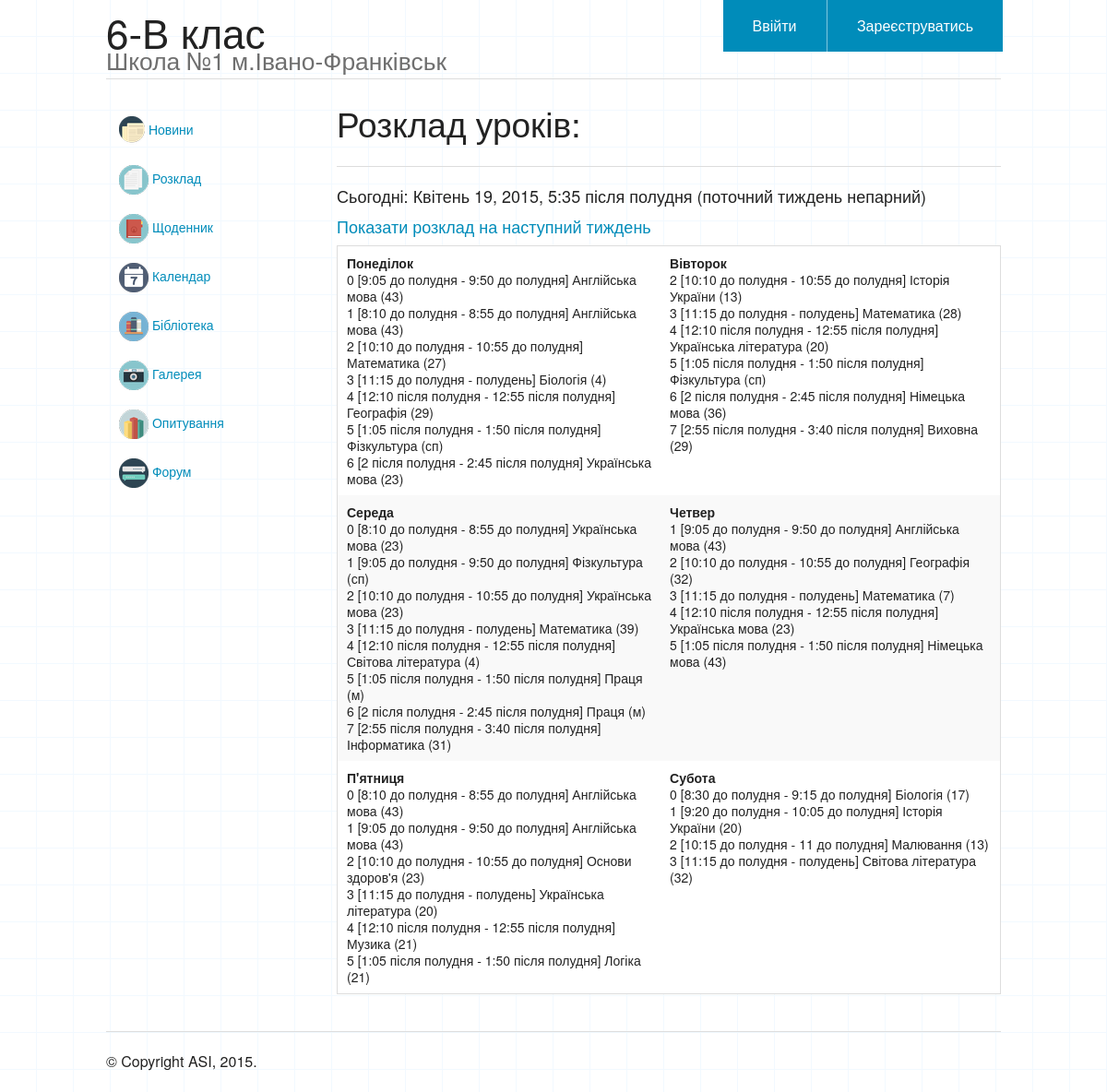
Screenshot of /timetable/ with the database file from the repository.
### timetable/models.py (models this page shows, shortened)
class Timetable(models.Model):
    LessonNumbers = [
        (0, 0),
        (1, 1),
        (2, 2),
        (3, 3),
        (4, 4),
        (5, 5),
        (6, 6),
        (7, 7),
    ]
    Parity = [
        ("0", "П+Н"),
        ("1", "Н"),
        ("2", "П"),
    ]
    lesson = models.ForeignKey(Lessons)
    lessonNumber = models.IntegerField(choices=LessonNumbers,
                                       default=0)
    room = models.CharField(max_length=2)
    begin_time = models.TimeField()
    end_time = models.TimeField()
    week_parity = models.CharField(max_length=1,
                                   choices=Parity,
                                   default="П+Н")
    dayOfWeek = models.ForeignKey(DaysOfWeek)
    class Meta:
        ordering = ["dayOfWeek", "lessonNumber", "lesson"]

class DaysOfWeek(models.Model):
    dayNum = models.IntegerField()
    dayName = models.CharField(max_length=20)
    def __str__(self):
        return self.dayName
    class Meta:
        ordering = ["dayNum"]

class Lessons(models.Model):
    lesson = models.CharField(max_length=40, verbose_name="Урок")
    def __str__(self):
        return self.lesson
    class Meta:
        ordering = ["lesson"]

### timetable/views.py (the view)
# urls.py: url(r'^timetable/', include('timetable.urls')),
def timetable(request, week="this"):
    if week == "this":
        p = getWeekParity()
    else:
        p = getWeekParity(delta=7)
    if p:
        tt_list = Timetable.objects.exclude(week_parity=1)
    else:
        tt_list = Timetable.objects.exclude(week_parity=2)
    today = datetime.today()
    context = {'tt_list': tt_list, 'parity': p, 'today': today, 'week': week}
    return render(request, 'timetable/timetable.html', context)

### timetable/views.py (called while the page is built)
def getWeekParity(forDate=datetime.today(), delta=0):
    forDate += timedelta(days=delta)
    return (int(forDate.strftime("%U")) + 1) % 2 == 0

### timetable/templates/timetable/timetable.html
{% extends "base/base.html" %}
{% block content %}
<h2>Розклад уроків:</h2>
<hr>
<h5> Сьогодні: {{ today }} ({% ifequal week "this" %}поточний {% else %}наступний {% endifequal %}тиждень {% if parity %} парний{% else %} непарний{% endif %})</h5>
<h5><a href="/timetable/{% ifequal week "this" %}next{% else %}this{% endifequal %}/">
Показати розклад на {% ifequal week "this" %}наступний{% else %}поточний{% endifequal %} тиждень</a>
</h5>
{% if tt_list %}
	<table>
    {% for tt in tt_list %}
    	{% ifchanged tt.dayOfWeek %}
    		{% ifequal tt.dayOfWeek.dayName "Середа" %} <tr> {% endifequal %}
    		{% ifequal tt.dayOfWeek.dayName "П'ятниця" %} <tr> {% endifequal %}
			<td><b> {{ tt.dayOfWeek }} </b><br>
	   	{% endifchanged %}
        {{ tt.lessonNumber }} [{{ tt.begin_time }} - {{ tt.end_time }}] {{ tt.lesson }} ({{ tt.room }}) <br>
    {% endfor %}
	</table>
{% endif %}
{% endblock %}

### base/static/base/css/main.css (style rules this page uses)
body { background: url(../images/bg2.gif) repeat; }
td { vertical-align: top; }

### rows the page displays
Timetable: dayOfWeek "Понеділок", lessonNumber "0", begin_time "9:05 до полудня", end_time "9:50 до полудня", lesson "Англійська мова", room "43"
Timetable: lessonNumber "1", begin_time "8:10 до полудня", end_time "8:55 до полудня", lesson "Англійська мова", room "43"
Timetable: lessonNumber "2", begin_time "10:10 до полудня", end_time "10:55 до полудня", lesson "Математика", room "27"
Timetable: lessonNumber "3", begin_time "11:15 до полудня", end_time "полудень", lesson "Біологія", room "4"
Timetable: lessonNumber "4", begin_time "12:10 після полудня", end_time "12:55 після полудня", lesson "Географія", room "29"
Timetable: lessonNumber "5", begin_time "1:05 після полудня", end_time "1:50 після полудня", lesson "Фізкультура", room "сп"
Timetable: lessonNumber "6", begin_time "2 після полудня", end_time "2:45 після полудня", lesson "Українська мова", room "23"
Timetable: dayOfWeek "Вівторок", lessonNumber "2", begin_time "10:10 до полудня", end_time "10:55 до полудня", lesson "Історія України", room "13"
Timetable: lessonNumber "3", begin_time "11:15 до полудня", end_time "полудень", lesson "Математика", room "28"
Timetable: lessonNumber "4", begin_time "12:10 після полудня", end_time "12:55 після полудня", lesson "Українська література", room "20"
Timetable: lessonNumber "5", begin_time "1:05 після полудня", end_time "1:50 після полудня", lesson "Фізкультура", room "сп"
Timetable: lessonNumber "6", begin_time "2 після полудня", end_time "2:45 після полудня", lesson "Німецька мова", room "36"
Timetable: lessonNumber "7", begin_time "2:55 після полудня", end_time "3:40 після полудня", lesson "Виховна", room "29"
Timetable: dayOfWeek "Середа", lessonNumber "0", begin_time "8:10 до полудня", end_time "8:55 до полудня", lesson "Українська мова", room "23"
Timetable: lessonNumber "1", begin_time "9:05 до полудня", end_time "9:50 до полудня", lesson "Фізкультура", room "сп"
Timetable: lessonNumber "2", begin_time "10:10 до полудня", end_time "10:55 до полудня", lesson "Українська мова", room "23"
Timetable: lessonNumber "3", begin_time "11:15 до полудня", end_time "полудень", lesson "Математика", room "39"
Timetable: lessonNumber "4", begin_time "12:10 після полудня", end_time "12:55 після полудня", lesson "Світова література", room "4"
Timetable: lessonNumber "5", begin_time "1:05 після полудня", end_time "1:50 після полудня", lesson "Праця", room "м"
Timetable: lessonNumber "6", begin_time "2 після полудня", end_time "2:45 після полудня", lesson "Праця", room "м"
Timetable: lessonNumber "7", begin_time "2:55 після полудня", end_time "3:40 після полудня", lesson "Інформатика", room "31"
Timetable: dayOfWeek "Четвер", lessonNumber "1", begin_time "9:05 до полудня", end_time "9:50 до полудня", lesson "Англійська мова", room "43"
Timetable: lessonNumber "2", begin_time "10:10 до полудня", end_time "10:55 до полудня", lesson "Географія", room "32"
Timetable: lessonNumber "3", begin_time "11:15 до полудня", end_time "полудень", lesson "Математика", room "7"
Timetable: lessonNumber "4", begin_time "12:10 після полудня", end_time "12:55 після полудня", lesson "Українська мова", room "23"
Timetable: lessonNumber "5", begin_time "1:05 після полудня", end_time "1:50 після полудня", lesson "Німецька мова", room "43"
Timetable: dayOfWeek "П'ятниця", lessonNumber "0", begin_time "8:10 до полудня", end_time "8:55 до полудня", lesson "Англійська мова", room "43"
Timetable: lessonNumber "1", begin_time "9:05 до полудня", end_time "9:50 до полудня", lesson "Англійська мова", room "43"
Timetable: lessonNumber "2", begin_time "10:10 до полудня", end_time "10:55 до полудня", lesson "Основи здоров'я", room "23"
Timetable: lessonNumber "3", begin_time "11:15 до полудня", end_time "полудень", lesson "Українська література", room "20"
Timetable: lessonNumber "4", begin_time "12:10 після полудня", end_time "12:55 після полудня", lesson "Музика", room "21"
Timetable: lessonNumber "5", begin_time "1:05 після полудня", end_time "1:50 після полудня", lesson "Логіка", room "21"
Timetable: dayOfWeek "Субота", lessonNumber "0", begin_time "8:30 до полудня", end_time "9:15 до полудня", lesson "Біологія", room "17"
Timetable: lessonNumber "1", begin_time "9:20 до полудня", end_time "10:05 до полудня", lesson "Історія України", room "20"
Timetable: lessonNumber "2", begin_time "10:15 до полудня", end_time "11 до полудня", lesson "Малювання", room "13"
Timetable: lessonNumber "3", begin_time "11:15 до полудня", end_time "полудень", lesson "Світова література", room "32"
